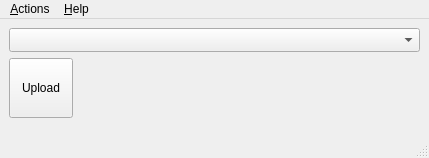
<?xml version="1.0" encoding="UTF-8"?>
<ui version="4.0">
 <class>UploaderWindow</class>
 <widget class="QMainWindow" name="UploaderWindow">
  <property name="geometry">
   <rect>
    <x>0</x>
    <y>0</y>
    <width>429</width>
    <height>158</height>
   </rect>
  </property>
  <property name="windowTitle">
   <string>TyUploader</string>
  </property>
  <property name="windowIcon">
   <iconset resource="../assets/resources.qrc">
    <normaloff>:/tyuploader</normaloff>:/tyuploader</iconset>
  </property>
  <widget class="QWidget" name="centralwidget">
   <layout class="QVBoxLayout" name="verticalLayout" stretch="0,0,1">
    <item>
     <widget class="QComboBox" name="boardComboBox">
      <property name="sizeAdjustPolicy">
       <enum>QComboBox::AdjustToMinimumContentsLengthWithIcon</enum>
      </property>
      <property name="minimumContentsLength">
       <number>14</number>
      </property>
     </widget>
    </item>
    <item>
     <layout class="QHBoxLayout" name="horizontalLayout" stretch="0,0,1">
      <item>
       <widget class="QToolButton" name="uploadButton">
        <property name="minimumSize">
         <size>
          <width>64</width>
          <height>60</height>
         </size>
        </property>
        <property name="maximumSize">
         <size>
          <width>64</width>
          <height>60</height>
         </size>
        </property>
        <property name="text">
         <string>Upload</string>
        </property>
        <property name="icon">
         <iconset resource="../assets/resources.qrc">
          <normaloff>:/upload</normaloff>:/upload</iconset>
        </property>
        <property name="iconSize">
         <size>
          <width>32</width>
          <height>32</height>
         </size>
        </property>
        <property name="toolButtonStyle">
         <enum>Qt::ToolButtonTextUnderIcon</enum>
        </property>
       </widget>
      </item>
      <item>
       <widget class="QStackedWidget" name="stackedWidget">
        <property name="currentIndex">
         <number>0</number>
        </property>
        <widget class="QWidget" name="page">
         <layout class="QHBoxLayout" name="horizontalLayout_3">
          <property name="leftMargin">
           <number>0</number>
          </property>
          <property name="topMargin">
           <number>0</number>
          </property>
          <property name="rightMargin">
           <number>0</number>
          </property>
          <property name="bottomMargin">
           <number>0</number>
          </property>
          <item>
           <widget class="QLabel" name="logoLabel">
            <property name="minimumSize">
             <size>
              <width>220</width>
              <height>0</height>
             </size>
            </property>
            <property name="text">
             <string/>
            </property>
            <property name="alignment">
             <set>Qt::AlignRight|Qt::AlignTrailing|Qt::AlignVCenter</set>
            </property>
           </widget>
          </item>
         </layout>
        </widget>
        <widget class="QWidget" name="page_2">
         <layout class="QVBoxLayout" name="verticalLayout_2">
          <property name="leftMargin">
           <number>0</number>
          </property>
          <property name="topMargin">
           <number>0</number>
          </property>
          <property name="rightMargin">
           <number>0</number>
          </property>
          <property name="bottomMargin">
           <number>0</number>
          </property>
          <item>
           <widget class="QProgressBar" name="taskProgress">
            <property name="sizePolicy">
             <sizepolicy hsizetype="Expanding" vsizetype="Fixed">
              <horstretch>0</horstretch>
              <verstretch>0</verstretch>
             </sizepolicy>
            </property>
            <property name="minimumSize">
             <size>
              <width>120</width>
              <height>60</height>
             </size>
            </property>
            <property name="maximumSize">
             <size>
              <width>16777215</width>
              <height>60</height>
             </size>
            </property>
            <property name="value">
             <number>24</number>
            </property>
            <property name="textVisible">
             <bool>false</bool>
            </property>
           </widget>
          </item>
         </layout>
        </widget>
       </widget>
      </item>
     </layout>
    </item>
    <item>
     <spacer name="verticalSpacer">
      <property name="orientation">
       <enum>Qt::Vertical</enum>
      </property>
      <property name="sizeHint" stdset="0">
       <size>
        <width>20</width>
        <height>40</height>
       </size>
      </property>
     </spacer>
    </item>
   </layout>
  </widget>
  <widget class="QMenuBar" name="menubar">
   <property name="geometry">
    <rect>
     <x>0</x>
     <y>0</y>
     <width>429</width>
     <height>20</height>
    </rect>
   </property>
   <widget class="QMenu" name="menu_Actions">
    <property name="title">
     <string>&amp;Actions</string>
    </property>
    <addaction name="actionUpload"/>
    <addaction name="separator"/>
    <addaction name="actionQuit"/>
   </widget>
   <widget class="QMenu" name="menu_Help">
    <property name="title">
     <string>&amp;Help</string>
    </property>
    <addaction name="actionOpenLog"/>
    <addaction name="separator"/>
    <addaction name="actionWebsite"/>
    <addaction name="actionReportBug"/>
   </widget>
   <addaction name="menu_Actions"/>
   <addaction name="menu_Help"/>
  </widget>
  <widget class="QStatusBar" name="statusbar">
   <property name="palette">
    <palette>
     <active>
      <colorrole role="WindowText">
       <brush brushstyle="SolidPattern">
        <color alpha="255">
         <red>255</red>
         <green>0</green>
         <blue>0</blue>
        </color>
       </brush>
      </colorrole>
     </active>
     <inactive>
      <colorrole role="WindowText">
       <brush brushstyle="SolidPattern">
        <color alpha="255">
         <red>255</red>
         <green>0</green>
         <blue>0</blue>
        </color>
       </brush>
      </colorrole>
     </inactive>
     <disabled>
      <colorrole role="WindowText">
       <brush brushstyle="SolidPattern">
        <color alpha="255">
         <red>120</red>
         <green>120</green>
         <blue>120</blue>
        </color>
       </brush>
      </colorrole>
     </disabled>
    </palette>
   </property>
   <property name="sizeGripEnabled">
    <bool>true</bool>
   </property>
  </widget>
  <action name="actionUpload">
   <property name="text">
    <string>&amp;Upload</string>
   </property>
   <property name="shortcut">
    <string>Ctrl+U</string>
   </property>
  </action>
  <action name="actionQuit">
   <property name="text">
    <string>&amp;Quit</string>
   </property>
   <property name="shortcut">
    <string>Ctrl+Q</string>
   </property>
  </action>
  <action name="actionWebsite">
   <property name="text">
    <string>&amp;Website</string>
   </property>
  </action>
  <action name="actionOpenLog">
   <property name="text">
    <string>Open &amp;Log</string>
   </property>
  </action>
  <action name="actionReportBug">
   <property name="text">
    <string>&amp;Report a bug</string>
   </property>
   <property name="toolTip">
    <string>Report a bug</string>
   </property>
  </action>
 </widget>
 <resources>
  <include location="../assets/resources.qrc"/>
 </resources>
 <connections/>
</ui>
